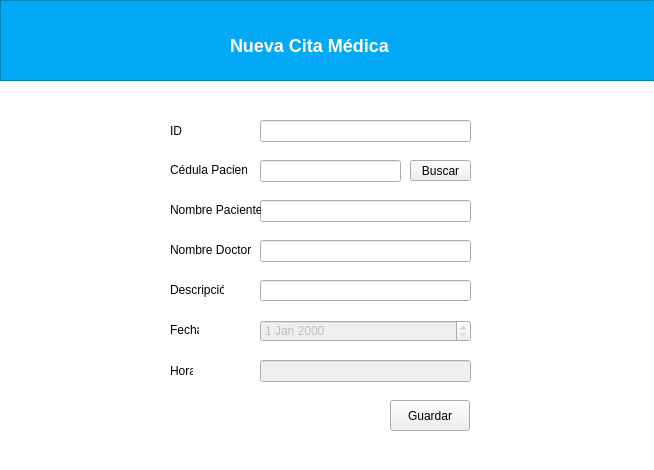
<?xml version="1.0" encoding="UTF-8"?>
<ui version="4.0">
 <class>Fondo</class>
 <widget class="QWidget" name="Fondo">
  <property name="geometry">
   <rect>
    <x>0</x>
    <y>0</y>
    <width>654</width>
    <height>470</height>
   </rect>
  </property>
  <property name="windowTitle">
   <string>Form</string>
  </property>
  <property name="styleSheet">
   <string notr="true">#Fondo{
	background-color: #fff;
}
#fondoTitulo{
	background-color:#03A9F4;
	box-shadow: 10px 5px 5px black;
}
#fondoTitulo_2{
	background-color:#03A9F4;
	box-shadow: 10px 5px 5px black;
}
#lblDia{
	font-size: 18px;
    color:#fff;
	font-family: Arial, Verdana;
	font-weight: bold;
}

#fondo{
background:#fff;
}</string>
  </property>
  <widget class="QFrame" name="fondoTitulo">
   <property name="geometry">
    <rect>
     <x>0</x>
     <y>0</y>
     <width>661</width>
     <height>81</height>
    </rect>
   </property>
   <property name="frameShape">
    <enum>QFrame::StyledPanel</enum>
   </property>
   <property name="frameShadow">
    <enum>QFrame::Raised</enum>
   </property>
   <widget class="QLabel" name="lblDia">
    <property name="geometry">
     <rect>
      <x>230</x>
      <y>30</y>
      <width>191</width>
      <height>31</height>
     </rect>
    </property>
    <property name="text">
     <string>Nueva Cita Médica</string>
    </property>
   </widget>
   <widget class="QLabel" name="label">
    <property name="geometry">
     <rect>
      <x>10</x>
      <y>10</y>
      <width>101</width>
      <height>91</height>
     </rect>
    </property>
    <property name="text">
     <string/>
    </property>
    <property name="pixmap">
     <pixmap>../img/logo.jpg</pixmap>
    </property>
    <property name="scaledContents">
     <bool>true</bool>
    </property>
   </widget>
  </widget>
  <widget class="QPushButton" name="btnGuardar">
   <property name="geometry">
    <rect>
     <x>390</x>
     <y>400</y>
     <width>80</width>
     <height>31</height>
    </rect>
   </property>
   <property name="text">
    <string>Guardar</string>
   </property>
  </widget>
  <widget class="QLabel" name="lblId">
   <property name="geometry">
    <rect>
     <x>170</x>
     <y>120</y>
     <width>16</width>
     <height>21</height>
    </rect>
   </property>
   <property name="text">
    <string>ID</string>
   </property>
  </widget>
  <widget class="QLineEdit" name="txtId">
   <property name="enabled">
    <bool>true</bool>
   </property>
   <property name="geometry">
    <rect>
     <x>260</x>
     <y>120</y>
     <width>211</width>
     <height>22</height>
    </rect>
   </property>
   <property name="readOnly">
    <bool>true</bool>
   </property>
  </widget>
  <widget class="QLabel" name="lblPaciente">
   <property name="geometry">
    <rect>
     <x>170</x>
     <y>160</y>
     <width>77</width>
     <height>20</height>
    </rect>
   </property>
   <property name="text">
    <string>Cédula Paciente</string>
   </property>
  </widget>
  <widget class="QLineEdit" name="txtPaciente">
   <property name="geometry">
    <rect>
     <x>260</x>
     <y>160</y>
     <width>141</width>
     <height>22</height>
    </rect>
   </property>
  </widget>
  <widget class="QLineEdit" name="txtDoctor">
   <property name="geometry">
    <rect>
     <x>260</x>
     <y>240</y>
     <width>211</width>
     <height>22</height>
    </rect>
   </property>
  </widget>
  <widget class="QLabel" name="lbDoctor">
   <property name="geometry">
    <rect>
     <x>170</x>
     <y>240</y>
     <width>81</width>
     <height>20</height>
    </rect>
   </property>
   <property name="text">
    <string>Nombre Doctor</string>
   </property>
  </widget>
  <widget class="QLineEdit" name="txtDescripcion">
   <property name="geometry">
    <rect>
     <x>260</x>
     <y>280</y>
     <width>211</width>
     <height>21</height>
    </rect>
   </property>
  </widget>
  <widget class="QLabel" name="lblDecripcion">
   <property name="geometry">
    <rect>
     <x>170</x>
     <y>280</y>
     <width>54</width>
     <height>20</height>
    </rect>
   </property>
   <property name="text">
    <string>Descripción</string>
   </property>
  </widget>
  <widget class="QDateEdit" name="txtFecha">
   <property name="enabled">
    <bool>false</bool>
   </property>
   <property name="geometry">
    <rect>
     <x>260</x>
     <y>320</y>
     <width>211</width>
     <height>22</height>
    </rect>
   </property>
  </widget>
  <widget class="QLabel" name="lblFecha">
   <property name="geometry">
    <rect>
     <x>170</x>
     <y>320</y>
     <width>29</width>
     <height>20</height>
    </rect>
   </property>
   <property name="text">
    <string>Fecha</string>
   </property>
  </widget>
  <widget class="QLineEdit" name="txtHora">
   <property name="enabled">
    <bool>false</bool>
   </property>
   <property name="geometry">
    <rect>
     <x>260</x>
     <y>360</y>
     <width>211</width>
     <height>22</height>
    </rect>
   </property>
  </widget>
  <widget class="QLabel" name="horaLabel_2">
   <property name="geometry">
    <rect>
     <x>170</x>
     <y>360</y>
     <width>23</width>
     <height>21</height>
    </rect>
   </property>
   <property name="text">
    <string>Hora</string>
   </property>
  </widget>
  <widget class="QPushButton" name="btnBuscarPaciente">
   <property name="geometry">
    <rect>
     <x>410</x>
     <y>160</y>
     <width>61</width>
     <height>21</height>
    </rect>
   </property>
   <property name="text">
    <string>Buscar</string>
   </property>
  </widget>
  <widget class="QLineEdit" name="txtNombrePaciente">
   <property name="enabled">
    <bool>true</bool>
   </property>
   <property name="geometry">
    <rect>
     <x>260</x>
     <y>200</y>
     <width>211</width>
     <height>22</height>
    </rect>
   </property>
   <property name="inputMask">
    <string/>
   </property>
   <property name="readOnly">
    <bool>true</bool>
   </property>
  </widget>
  <widget class="QLabel" name="lblPaciente_2">
   <property name="geometry">
    <rect>
     <x>170</x>
     <y>200</y>
     <width>91</width>
     <height>20</height>
    </rect>
   </property>
   <property name="text">
    <string>Nombre Paciente</string>
   </property>
  </widget>
 </widget>
 <resources/>
 <connections/>
</ui>
